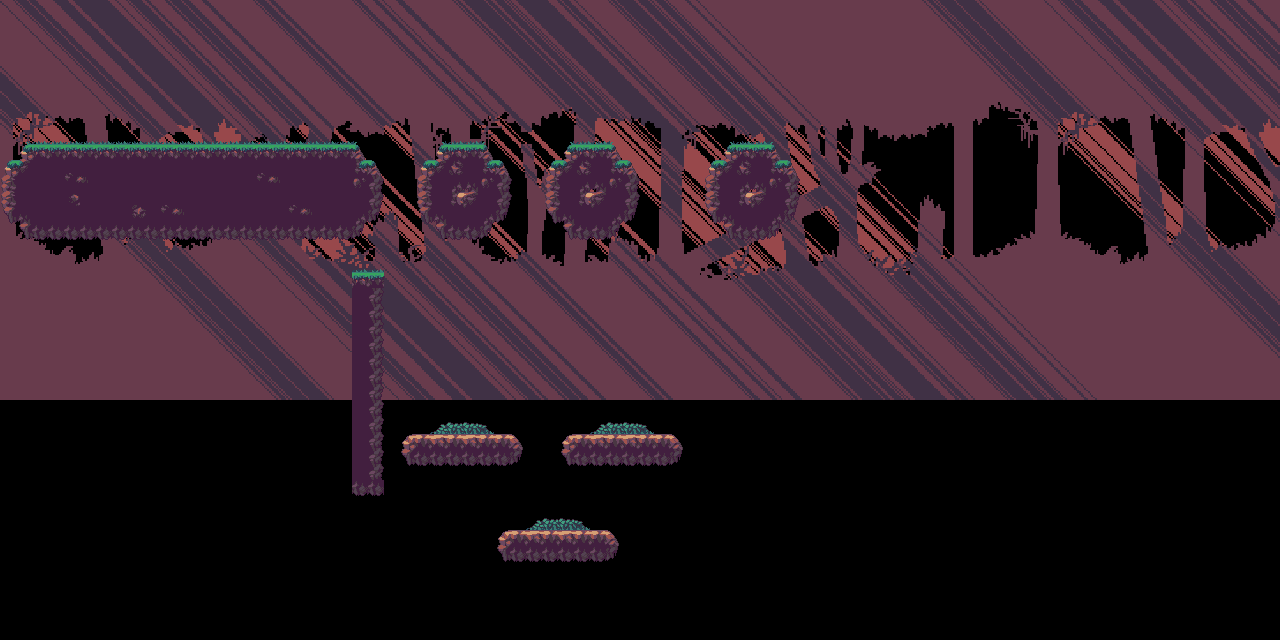

This is a level from a 2D game, rendered from its Tiled map with the project's own tilesets. A one-line summary and the map file follow, with tile-layer data summarised:
An orthogonal 40x20 tile map with 32x32 px tiles, 1 tile layer (Tile Layer 1), 1 image layer and 9 objects (8x solid, PLAYER).

<map version="1.0.0" orientation="orthogonal" renderorder="left-down" width="40" height="20" tilewidth="32" tileheight="32" nextobjectid="24">
 <tileset firstgid="1" name="tileset" tilewidth="32" tileheight="32" tilecount="465" columns="31">
  <image source="files/tileset.png" width="992" height="498" />
 </tileset>
 <imagelayer name="Image Layer 1" offsetx="-56" offsety="-80">
  <image source="files/background/parallax-demon-woods-mid-trees.png" width="1480" height="680" />
 </imagelayer>
 <layer name="Tile Layer 1" width="40" height="20">
  <data>[800 cells, 122 non-empty, 27 distinct tile ids]</data>
 </layer>
 <objectgroup name="Object Layer 1">
  <object id="1" name="solid" x="1" y="144" width="382" height="94" />
  <object id="3" name="solid" x="416" y="144" width="93" height="94" />
  <object id="4" name="solid" x="544.5" y="143" width="93" height="94" />
  <object id="5" name="solid" x="705.5" y="142" width="93" height="94" />
  <object id="6" name="solid" x="377.5" y="435" width="144" height="34" />
  <object id="7" name="solid" x="562.5" y="432" width="119" height="34" />
  <object id="8" name="solid" x="501.5" y="527" width="119" height="34" />
  <object id="9" name="solid" x="352" y="270" width="32" height="225" />
  <object id="10" name="PLAYER" x="95" y="31" width="61" height="62" />
 </objectgroup>
</map>